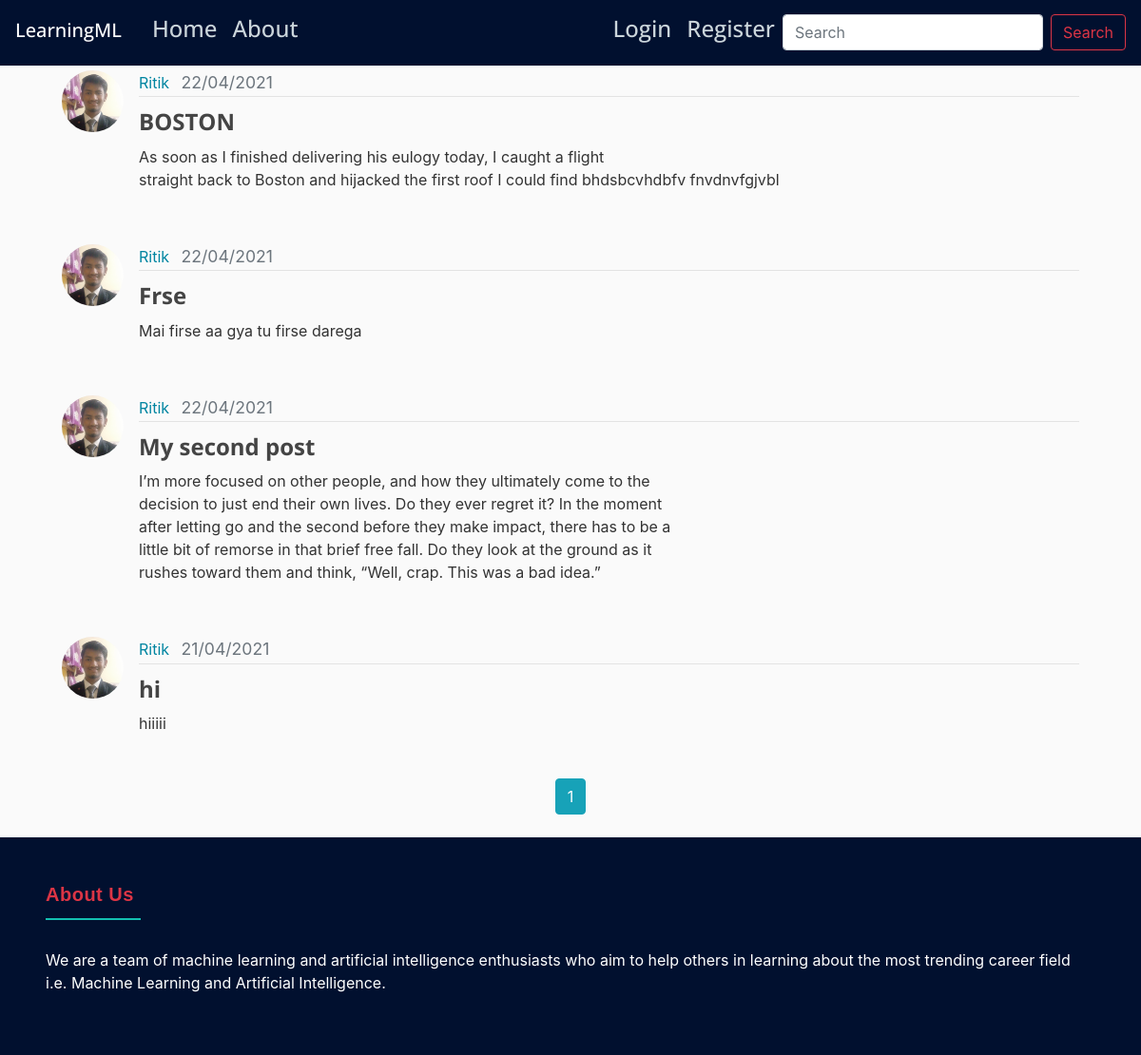
The page /user/Ritik on the database its author committed.
### main/models.py (models this page shows, shortened)
class Post(db.Model):
    id = Column(Integer, primary_key=True)
    title = Column(String(100), nullable=False)
    date_posted = Column(DateTime, nullable=False, default=datetime.utcnow)
    content = Column(Text, nullable=False)
    user_id = Column(Integer, ForeignKey('user.id'), nullable=False)

class User(db.Model, UserMixin):
    id = Column(Integer, primary_key=True)
    username = Column(String(20), unique=True, nullable=False)
    email = Column(String(120), unique=True, nullable=False)
    image_file = Column(String(20), nullable=False, default='default.jpg')
    password = Column(String(60), nullable=False)
    posts = relationship('Post', backref='author', lazy=True)

### main/users/routes.py (the view)
@users.route("/user/<string:username>")
def user_posts(username):
    user = User.query.filter_by(username=username).first_or_404()
    page = request.args.get('page', 1, type=int)
    posts = Post.query.filter_by(author=user).order_by(Post.date_posted.desc()).paginate(page=page, per_page=5)
    return render_template('user_posts.html', posts=posts, user=user)

### main/Templates/user_posts.html
{% extends "layout.html" %}
{% block  content%}
    <h1 class="mb-3">Posts by {{ user.username }} ({{ posts.total }})</h1>
    {% for post in posts.items %}
        <article class="media content-section">
          <img class="rounded-circle article-img" src="{{url_for('static', filename='profile_pics/' + post.author.image_file) }}">
          <div class="media-body">
            <div class="article-metadata">
              <a class="mr-2" href="{{ url_for('users.user_posts', username=post.author.username) }}">{{ post.author.username }}</a>
              <small class="text-muted">{{ post.date_posted.strftime('%d/%m/%Y') }}</small>
            </div>
            <h2><a class="article-title" href="{{ url_for('posts.post', post_id=post.id) }}">{{ post.title }}</a></h2>
            <p class="article-content">{{ post.content }}</p>
          </div>
        </article>
    {% endfor %}
    <div align="center">
        {% for page_num in posts.iter_pages(left_edge=1, right_edge=1, left_current=1, right_current=2) %}
            {% if page_num %}
                {% if page_num == posts.page %}
                    <a class="btn btn-info mb-4" href="{{ url_for('users.user_posts', username=user.username, page=page_num) }}">{{ page_num }}</a>
                {% else %}
                    <a class="btn btn-outline-info mb-4" href="{{ url_for('users.user_posts', username=user.username, page=page_num) }}">{{ page_num }}</a>
                {% endif %}
            {% else %}
                ....
            {% endif %}
        {% endfor %}
    </div>
{% endblock content%}

### main/Templates/layout.html (shortened to what this page needs)
<!DOCTYPE html>
<HTML>
<HEAD>
    <link rel="stylesheet" href="https://maxcdn.bootstrapcdn.com/bootstrap/4.0.0/css/bootstrap.min.css">
    <link rel="stylesheet"  type="text/css" href="{{ url_for('static', filename='main.css') }}">
    <link rel="stylesheet" href="https://netdna.bootstrapcdn.com/font-awesome/4.0.3/css/font-awesome.min.css">
</HEAD>
<body>
    <header class="site-header">
      <nav class="navbar navbar-expand-lg navbar-light fixed-top" style="background:#01102f">
          <h3><a class="navbar-brand mr-4" style="color:#ffffff" href="/">LearningML</a></h3>
          <div class="collapse navbar-collapse" id="navbarToggle">
            <div class="navbar-nav mr-auto">
                <h4><a class="nav-item nav-link" href="{{ url_for('main.home') }}">Home</a></h4>
                <h4><a class="nav-item nav-link" href="{{ url_for('main.about') }}">About</a></h4>
            </div>
            <div class="navbar-nav">
                {% if current_user.is_authenticated %}
                    <h4><a class="nav-item nav-link" href="{{ url_for('posts.new_post') }}">New Post</a></h4>
                    <h4><a class="nav-item nav-link" href="{{ url_for('users.account') }}">Account</a></h4>
                    <h4><a class="nav-item nav-link" href="{{ url_for('users.logout') }}">Logout</a></h4>
                {% else %}
                    <h4><a class="nav-item nav-link" href="{{ url_for('users.login') }}">Login</a></h4>
                    <h4><a class="nav-item nav-link" href="{{ url_for('users.register') }}">Register</a></h4>
                {% endif %}
                <form class="form-inline my-2 my-lg-0">
                  <input class="form-control mr-sm-2" type="search" placeholder="Search" aria-label="Search">
                  <button class="btn btn-outline-danger my-2 my-sm-0" type="submit">Search</button>
                </form>
            </div>
          </div>
      </nav>
    </header>
    <main role="main" class="container">
      <div class="row">
        <div class="col-md">
            {% block content %}{% endblock %}
        </div>
      </div>
    </main>
    <footer>
        <div class="footer-bottom-area bg-dark-light section-padding-sm" style="padding:3rem">
            <div class="container">
                <div class="row widgets footer-widgets">
                    <div >
                        <div class="single-widget widget-about">
                            <h5 class="widget-title">About Us</h5>
                            <p>We are a team of machine learning and artificial intelligence enthusiasts who aim to help others in learning about the
                            most trending career field i.e. Machine Learning and Artificial Intelligence.</p>
                        </div>
                    </div>
                </div>
            </div>
        </div>
    </footer>
</body>
</HTML>

### main/static/main.css (style rules this page uses)
:root { --blue: #007bff; --indigo: #6610f2; --purple: #6f42c1; --pink: #e83e8c; --red: #dc3545; --orange: #fd7e14; --yellow: #ffc107; --green: #28a745; --teal: #0085A1; --cyan: #17a2b8; --white: #fff; --gray: #6c757d; --gray-dark: #343a40; --primary: #0085A1; --secondary: #6c757d; --success: #28a745; --info: #17a2b8; --warning: #ffc107; --danger: #dc3545; --light: #f8f9fa; --dark: #343a40; --breakpoint-xs: 0; --breakpoint-sm: 576px; --breakpoint-md: 768px; --breakpoint-lg: 992px; --breakpoint-xl: 1200px; --font-family-sans-serif: -apple-system, BlinkMacSystemFont, "Segoe UI", Roboto, "Helvetica Neue", Arial, "Noto Sans", "Liberation Sans", sans-serif, "Apple Color Emoji", "Segoe UI Emoji", "Segoe UI Symbol", "Noto Color Emoji"; --font-family-monospace: SFMono-Regular, Menlo, Monaco, Consolas, "Liberation Mono", "Courier New", monospace; }
*, *::before, *::after { box-sizing: border-box; }
html { font-family: sans-serif; line-height: 1.15; -webkit-text-size-adjust: 100%; -webkit-tap-highlight-color: rgba(0, 0, 0, 0); }
article, aside, figcaption, figure, footer, header, hgroup, main, nav, section { display: block; }
h1, h2, h3, h4, h5, h6 { margin-top: 0; margin-bottom: 0.5rem; }
p { margin-top: 0; margin-bottom: 1rem; }
small { font-size: 110%; }
a { color: #0085A1; text-decoration: none; background-color: transparent; }
img { vertical-align: middle; border-style: none; }
button { border-radius: 0; }
input, button, select, optgroup, textarea { margin: 0; font-family: inherit; font-size: inherit; line-height: inherit; }
button, input { overflow: visible; }
button, select { text-transform: none; }
button, [type=button], [type=reset], [type=submit] { -webkit-appearance: button; }
button:not(:disabled), [type=button]:not(:disabled), [type=reset]:not(:disabled), [type=submit]:not(:disabled) { cursor: pointer; }
[type=search] { outline-offset: -2px; -webkit-appearance: none; }
h1, h2, h3, h4, h5, h6, .h1, .h2, .h3, .h4, .h5, .h6 { margin-bottom: 0.5rem; font-family: "Open Sans", -apple-system, BlinkMacSystemFont, "Segoe UI", Roboto, "Helvetica Neue", Arial, sans-serif, "Apple Color Emoji", "Segoe UI Emoji", "Segoe UI Symbol", "Noto Color Emoji"; font-weight: 500; line-height: 1.2; }
h1, .h1 { font-size: 2.5rem; }
h2, .h2 { font-size: 2rem; }
h3, .h3 { font-size: 1.75rem; }
h4, .h4 { font-size: 1.5rem; }
h5, .h5 { font-size: 1.25rem; }
small, .small { font-size: 110%; font-weight: 400; }
.container, .container-fluid, .container-xl, .container-lg, .container-md, .container-sm { width: 100%; padding-right: 15px; padding-left: 15px; margin-right: auto; margin-left: auto; }
@media (min-width: 576px) { .container-sm, .container { max-width: 540px; } }
@media (min-width: 768px) { .container-md, .container-sm, .container { max-width: 720px; } }
@media (min-width: 992px) { .container-lg, .container-md, .container-sm, .container { max-width: 960px; } }
@media (min-width: 1200px) { .container-xl, .container-lg, .container-md, .container-sm, .container { max-width: 1140px; } }
.row { display: flex; flex-wrap: wrap; margin-right: -15px; margin-left: -15px; }
body { background: #fafafa; color: #333333; }
h1, h2, h3, h4, h5, h6 { color: #444444; }
.site-header .navbar-nav .nav-link { color: #cbd5db; }
.content-section { background: #fffffh; padding: 10px 20px; border-radius: 3px; margin-bottom: 20px; }
.article-title { color: #444444; font-weight: 700; font-size: x-large; }
.article-content { white-space: pre-line; font-size: medium; }
.article-img { height: 65px; width: 65px; margin-right: 16px; }
.article-metadata { padding-bottom: 1px; margin-bottom: 4px; border-bottom: 1px solid #e3e3e3 }
.bg-dark-light { background: #01102f !important; }
.bg-theme, .bg-dark, .bg-dark-light, .bg-secondary { color: #ffffff; }
.widgets.footer-widgets .widget-title { color: #dc3545; font-family: "Raleway", sans-serif; font-weight: 700; margin-bottom: 30px; letter-spacing: 0.5px; position: relative; padding-bottom: 15px; }
.widgets.footer-widgets .widget-title::after { content: ""; position: absolute; left: 0; bottom: 0; height: 2px; width: 100px; background: #13bfb1; }

### rows shown on the page
Post: image_file (picture), author.username "Ritik", date_posted "22/04/2021", title "BOSTON", content "As soon as I finished delivering his eulogy today, I caught a flight straight back to Boston and hijacked the first roof I could find bhdsbcvhdbfv fnvdnvfgjvbl"
Post: image_file (picture), author.username "Ritik", date_posted "22/04/2021", title "Frse", content "Mai firse aa gya tu firse darega"
Post: image_file (picture), author.username "Ritik", date_posted "22/04/2021", title "My second post", content "I’m more focused on other people, and how they ultimately come to the decision to just end their own lives. Do they ever regret it? In the moment after letting go and the second before they make impact, there has to be a little bit of remorse in that brief free fall. Do they look at the ground as it rushes toward them and think, “Well, crap. This was a bad idea.”"
Post: image_file (picture), author.username "Ritik", date_posted "21/04/2021", title "hi", content "hiiiii"

### other values the page prints
{{ page_num }} "1"
